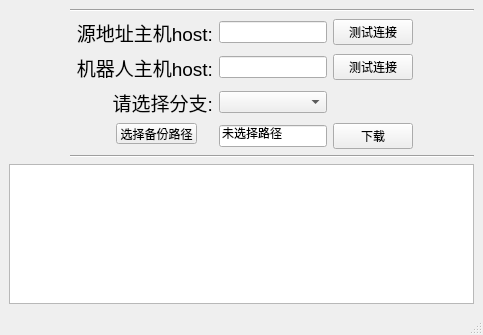
<?xml version="1.0" encoding="UTF-8"?>
<ui version="4.0">
 <class>MainWindow</class>
 <widget class="QMainWindow" name="MainWindow">
  <property name="geometry">
   <rect>
    <x>0</x>
    <y>0</y>
    <width>483</width>
    <height>335</height>
   </rect>
  </property>
  <property name="windowTitle">
   <string>机器人安装及升级</string>
  </property>
  <widget class="QWidget" name="centralwidget">
   <layout class="QGridLayout" name="gridLayout">
    <item row="0" column="1" rowspan="2" colspan="5">
     <widget class="Line" name="line">
      <property name="orientation">
       <enum>Qt::Horizontal</enum>
      </property>
     </widget>
    </item>
    <item row="6" column="1" colspan="5">
     <widget class="Line" name="line_2">
      <property name="orientation">
       <enum>Qt::Horizontal</enum>
      </property>
     </widget>
    </item>
    <item row="2" column="3">
     <widget class="QLineEdit" name="sourceHost"/>
    </item>
    <item row="5" column="2">
     <widget class="QWidget" name="widget" native="true">
      <widget class="QPushButton" name="selectFile_2">
       <property name="geometry">
        <rect>
         <x>40</x>
         <y>0</y>
         <width>81</width>
         <height>21</height>
        </rect>
       </property>
       <property name="text">
        <string>选择备份路径</string>
       </property>
      </widget>
     </widget>
    </item>
    <item row="3" column="0" colspan="2">
     <spacer name="horizontalSpacer_5">
      <property name="orientation">
       <enum>Qt::Horizontal</enum>
      </property>
      <property name="sizeHint" stdset="0">
       <size>
        <width>50</width>
        <height>17</height>
       </size>
      </property>
     </spacer>
    </item>
    <item row="4" column="2">
     <widget class="QLabel" name="label_3">
      <property name="baseSize">
       <size>
        <width>0</width>
        <height>0</height>
       </size>
      </property>
      <property name="font">
       <font>
        <pointsize>14</pointsize>
       </font>
      </property>
      <property name="layoutDirection">
       <enum>Qt::LeftToRight</enum>
      </property>
      <property name="text">
       <string>请选择分支:</string>
      </property>
      <property name="alignment">
       <set>Qt::AlignRight|Qt::AlignTrailing|Qt::AlignVCenter</set>
      </property>
      <property name="wordWrap">
       <bool>false</bool>
      </property>
      <property name="indent">
       <number>0</number>
      </property>
     </widget>
    </item>
    <item row="3" column="4">
     <widget class="QPushButton" name="dstSSHTest">
      <property name="text">
       <string>测试连接</string>
      </property>
     </widget>
    </item>
    <item row="7" column="0" colspan="6">
     <widget class="QTextEdit" name="logView"/>
    </item>
    <item row="5" column="5">
     <spacer name="horizontalSpacer">
      <property name="orientation">
       <enum>Qt::Horizontal</enum>
      </property>
      <property name="sizeHint" stdset="0">
       <size>
        <width>44</width>
        <height>17</height>
       </size>
      </property>
     </spacer>
    </item>
    <item row="1" column="5" rowspan="2">
     <spacer name="horizontalSpacer_3">
      <property name="orientation">
       <enum>Qt::Horizontal</enum>
      </property>
      <property name="sizeHint" stdset="0">
       <size>
        <width>44</width>
        <height>17</height>
       </size>
      </property>
     </spacer>
    </item>
    <item row="5" column="3">
     <widget class="QLineEdit" name="filePath">
      <property name="minimumSize">
       <size>
        <width>0</width>
        <height>20</height>
       </size>
      </property>
      <property name="text">
       <string>未选择路径</string>
      </property>
     </widget>
    </item>
    <item row="2" column="2">
     <widget class="QLabel" name="label">
      <property name="baseSize">
       <size>
        <width>0</width>
        <height>0</height>
       </size>
      </property>
      <property name="font">
       <font>
        <pointsize>14</pointsize>
       </font>
      </property>
      <property name="layoutDirection">
       <enum>Qt::LeftToRight</enum>
      </property>
      <property name="text">
       <string>源地址主机host:</string>
      </property>
      <property name="alignment">
       <set>Qt::AlignRight|Qt::AlignTrailing|Qt::AlignVCenter</set>
      </property>
     </widget>
    </item>
    <item row="3" column="2">
     <widget class="QLabel" name="label_9">
      <property name="baseSize">
       <size>
        <width>0</width>
        <height>0</height>
       </size>
      </property>
      <property name="font">
       <font>
        <pointsize>14</pointsize>
       </font>
      </property>
      <property name="layoutDirection">
       <enum>Qt::LeftToRight</enum>
      </property>
      <property name="text">
       <string>机器人主机host:</string>
      </property>
      <property name="alignment">
       <set>Qt::AlignRight|Qt::AlignTrailing|Qt::AlignVCenter</set>
      </property>
     </widget>
    </item>
    <item row="1" column="0" rowspan="2">
     <spacer name="horizontalSpacer_4">
      <property name="orientation">
       <enum>Qt::Horizontal</enum>
      </property>
      <property name="sizeHint" stdset="0">
       <size>
        <width>44</width>
        <height>17</height>
       </size>
      </property>
     </spacer>
    </item>
    <item row="5" column="0" colspan="2">
     <spacer name="horizontalSpacer_7">
      <property name="orientation">
       <enum>Qt::Horizontal</enum>
      </property>
      <property name="sizeHint" stdset="0">
       <size>
        <width>50</width>
        <height>17</height>
       </size>
      </property>
     </spacer>
    </item>
    <item row="3" column="3">
     <widget class="QLineEdit" name="dstHost">
      <property name="minimumSize">
       <size>
        <width>0</width>
        <height>20</height>
       </size>
      </property>
     </widget>
    </item>
    <item row="4" column="5">
     <spacer name="horizontalSpacer_10">
      <property name="orientation">
       <enum>Qt::Horizontal</enum>
      </property>
      <property name="sizeHint" stdset="0">
       <size>
        <width>44</width>
        <height>17</height>
       </size>
      </property>
     </spacer>
    </item>
    <item row="4" column="3">
     <widget class="QComboBox" name="branch"/>
    </item>
    <item row="3" column="5">
     <spacer name="horizontalSpacer_2">
      <property name="orientation">
       <enum>Qt::Horizontal</enum>
      </property>
      <property name="sizeHint" stdset="0">
       <size>
        <width>44</width>
        <height>17</height>
       </size>
      </property>
     </spacer>
    </item>
    <item row="2" column="4">
     <widget class="QPushButton" name="sourceSSHTest">
      <property name="text">
       <string>测试连接</string>
      </property>
     </widget>
    </item>
    <item row="4" column="0" colspan="2">
     <spacer name="horizontalSpacer_6">
      <property name="orientation">
       <enum>Qt::Horizontal</enum>
      </property>
      <property name="sizeHint" stdset="0">
       <size>
        <width>50</width>
        <height>17</height>
       </size>
      </property>
     </spacer>
    </item>
    <item row="5" column="4">
     <widget class="QPushButton" name="commit">
      <property name="text">
       <string>下载</string>
      </property>
     </widget>
    </item>
   </layout>
  </widget>
  <widget class="QMenuBar" name="menubar">
   <property name="geometry">
    <rect>
     <x>0</x>
     <y>0</y>
     <width>483</width>
     <height>23</height>
    </rect>
   </property>
  </widget>
  <widget class="QStatusBar" name="statusbar"/>
 </widget>
 <resources/>
 <connections/>
</ui>
